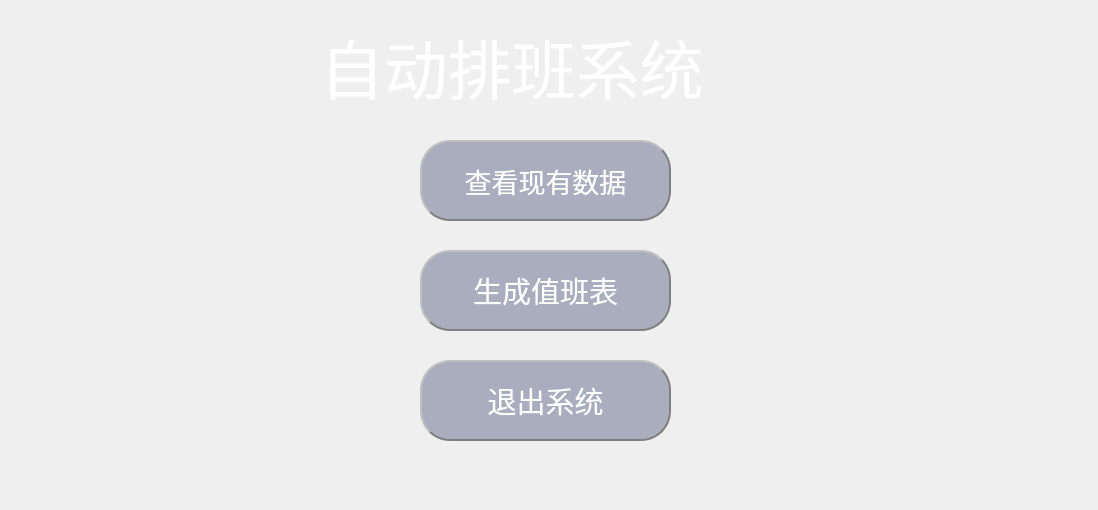
<?xml version="1.0" encoding="UTF-8"?>
<ui version="4.0">
 <class>Widget</class>
 <widget class="QWidget" name="Widget">
  <property name="geometry">
   <rect>
    <x>0</x>
    <y>0</y>
    <width>1098</width>
    <height>510</height>
   </rect>
  </property>
  <property name="windowTitle">
   <string>Widget</string>
  </property>
  <widget class="QLabel" name="label">
   <property name="geometry">
    <rect>
     <x>320</x>
     <y>-10</y>
     <width>491</width>
     <height>151</height>
    </rect>
   </property>
   <property name="font">
    <font>
     <family>华文中宋</family>
     <pointsize>48</pointsize>
     <weight>50</weight>
     <italic>false</italic>
     <bold>false</bold>
    </font>
   </property>
   <property name="styleSheet">
    <string notr="true">
color: rgb(255,255,255);  


border-style: outset;</string>
   </property>
   <property name="text">
    <string>自动排班系统</string>
   </property>
  </widget>
  <widget class="QPushButton" name="pushButton">
   <property name="geometry">
    <rect>
     <x>420</x>
     <y>140</y>
     <width>251</width>
     <height>81</height>
    </rect>
   </property>
   <property name="font">
    <font>
     <family>华文中宋</family>
     <pointsize>20</pointsize>
    </font>
   </property>
   <property name="styleSheet">
    <string notr="true">background-color: rgb(169, 173, 190);
color: rgb(255,255,255);  
border-radius: 30px;  border: 2px groove gray;

border-style: outset;</string>
   </property>
   <property name="text">
    <string>查看现有数据</string>
   </property>
  </widget>
  <widget class="QPushButton" name="generate">
   <property name="geometry">
    <rect>
     <x>420</x>
     <y>250</y>
     <width>251</width>
     <height>81</height>
    </rect>
   </property>
   <property name="font">
    <font>
     <family>华文中宋</family>
     <pointsize>22</pointsize>
    </font>
   </property>
   <property name="styleSheet">
    <string notr="true">background-color: rgb(169, 173, 190);
color: rgb(255,255,255);  
border-radius: 30px;  border: 2px groove gray;

border-style: outset;</string>
   </property>
   <property name="text">
    <string>生成值班表</string>
   </property>
  </widget>
  <widget class="QPushButton" name="generate_2">
   <property name="geometry">
    <rect>
     <x>420</x>
     <y>360</y>
     <width>251</width>
     <height>81</height>
    </rect>
   </property>
   <property name="font">
    <font>
     <family>华文中宋</family>
     <pointsize>22</pointsize>
    </font>
   </property>
   <property name="styleSheet">
    <string notr="true">background-color: rgb(169, 173, 190);
color: rgb(255,255,255);  
border-radius: 30px;  border: 2px groove gray;

border-style: outset;</string>
   </property>
   <property name="text">
    <string>退出系统</string>
   </property>
  </widget>
  <widget class="QWidget" name="widget" native="true">
   <property name="geometry">
    <rect>
     <x>0</x>
     <y>0</y>
     <width>1101</width>
     <height>521</height>
    </rect>
   </property>
   <property name="styleSheet">
    <string notr="true">
background-image: url(:/new/picture.png);</string>
   </property>
  </widget>
  <zorder>widget</zorder>
  <zorder>label</zorder>
  <zorder>pushButton</zorder>
  <zorder>generate</zorder>
  <zorder>generate_2</zorder>
 </widget>
 <resources/>
 <connections>
  <connection>
   <sender>generate_2</sender>
   <signal>clicked(bool)</signal>
   <receiver>Widget</receiver>
   <slot>close()</slot>
   <hints>
    <hint type="sourcelabel">
     <x>545</x>
     <y>400</y>
    </hint>
    <hint type="destinationlabel">
     <x>548</x>
     <y>254</y>
    </hint>
   </hints>
  </connection>
 </connections>
</ui>
